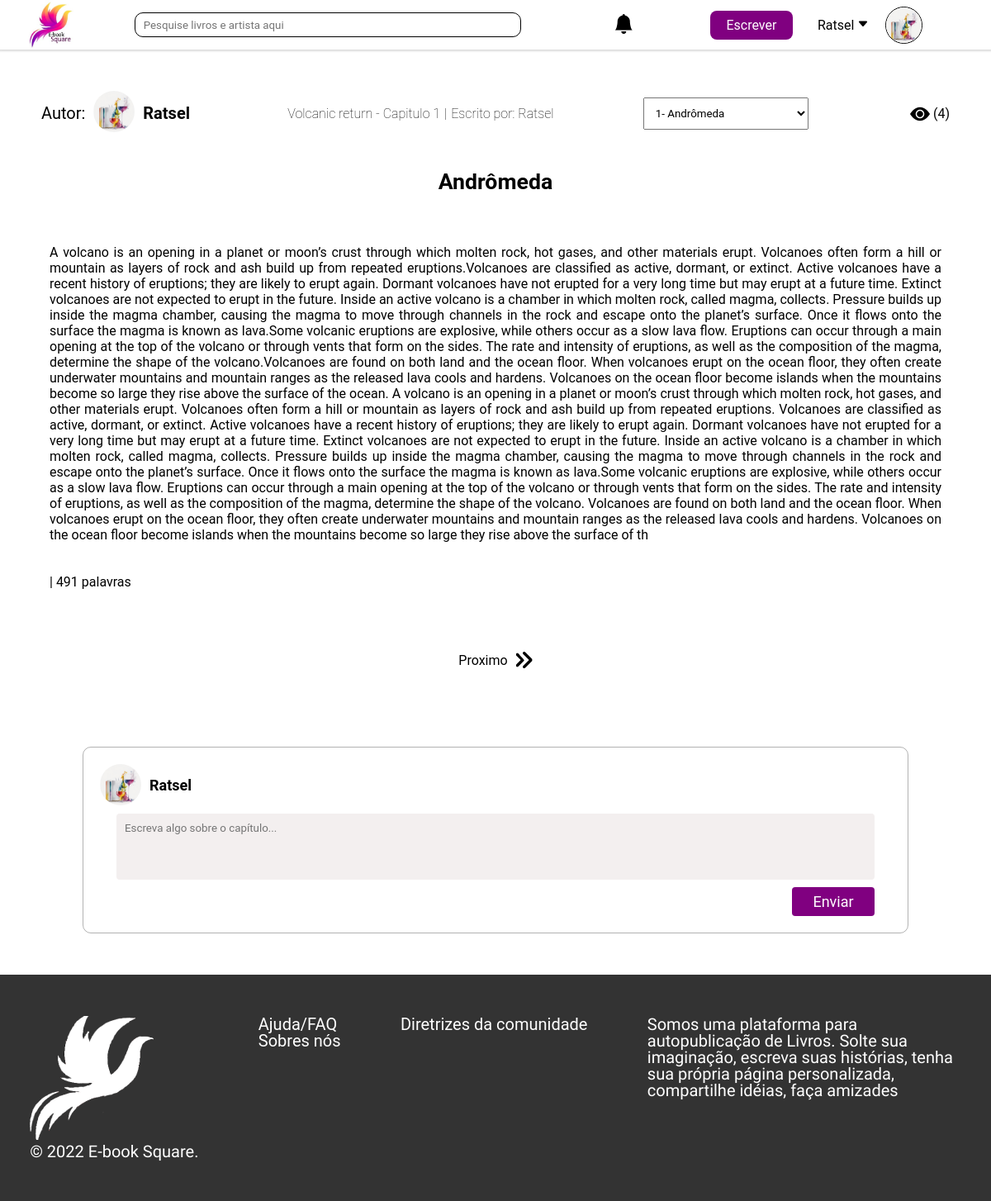
/App/View/pages/preview.php?obra=67&cap=1 (signed in), run on the app's committed database.
### tables this page shows
CREATE TABLE `usuario` (
  `ID_user` int(11) NOT NULL,
  `nome` varchar(80) NOT NULL,
  `codigo` varchar(20) NOT NULL,
  `email` varchar(50) NOT NULL,
  `foto` varchar(150) NOT NULL,
  `banner` varchar(150) NOT NULL,
  `descricaoUSU` varchar(1500) NOT NULL,
  `chavePix` varchar(300) NOT NULL,
  `status` int(11) NOT NULL DEFAULT 0,
  `senha` varchar(255) NOT NULL,
  `data_cad` date NOT NULL,
  `recuperar_senha` varchar(255) NOT NULL,
  `NOTmsg` tinyint(1) NOT NULL DEFAULT 1,
  `NOTatdp` tinyint(1) NOT NULL DEFAULT 1
);

CREATE TABLE `obra` (
  `ID_obra` int(11) NOT NULL,
  `nome_obra` varchar(105) NOT NULL,
  `user_FK` int(11) NOT NULL,
  `descricao` varchar(1500) NOT NULL,
  `etaria` varchar(30) NOT NULL,
  `created_at` datetime NOT NULL,
  `foto_obra` varchar(255) NOT NULL,
  `updated_at` timestamp NOT NULL DEFAULT current_timestamp() ON UPDATE current_timestamp(),
  `publicado` tinyint(4) NOT NULL DEFAULT 1,
  `Finalizado` tinyint(4) NOT NULL DEFAULT 0
);

CREATE TABLE `capitulo` (
  `ID_capitulo` int(11) NOT NULL,
  `titulo_cap` varchar(100) NOT NULL,
  `obra_FK` int(11) NOT NULL,
  `conteudo` text NOT NULL,
  `restricao` tinyint(1) NOT NULL,
  `created_at` datetime NOT NULL,
  `updated_at` timestamp NOT NULL DEFAULT current_timestamp() ON UPDATE current_timestamp(),
  `publicado` tinyint(4) NOT NULL DEFAULT 1
);

### App/Model/verificacao.php (called while the page is built, shortened)
<?php
require_once "_conexao/conexao.php";
require_once 'class-log.php';
if(isset($_SESSION['ID_user']) && !empty($_SESSION['ID_user'])){
    $classLog = new log();
    $dados_usuario = $classLog->findUser([" ID_user = ".$_SESSION['ID_user']]);
}

### App/Model/class-log.php (called while the page is built, shortened)
<?php
class log
{
    public function findUser($refeDado)
    {
        $dados_usuario = $this->find(['*'], 'usuario', [" WHERE " . $refeDado[0]]);
        return $dados_usuario;
    }
    public function Obra($id_obra)
    {
        global $pdo;
        $Obra_Usuario = array();
        $ComandoSQL = "SELECT ID_obra, nome_obra, user_FK, descricao, etaria, created_at, updated_at, foto_obra, nome, foto, Finalizado FROM obra, usuario WHERE obra.ID_obra = :u and obra.user_FK = usuario.ID_user";
        $conn = $pdo->prepare($ComandoSQL);
        $conn->bindValue(":u", $id_obra);
        $conn->execute();
        if ($conn->rowCount() > 0) {
            $Obra_Usuario = $conn->fetch(PDO::FETCH_ASSOC);
        }
        return $Obra_Usuario;
    }
    public function Capitulo($IDObraFK)
    {
        $capitulos = $this->findAll(['ID_capitulo, titulo_cap, conteudo, created_at '], 'capitulo', ["WHERE obra_FK = $IDObraFK ORDER BY created_at ASC"]);
        return $capitulos;
    }
    public function Count($contDado, $tabela, $refDado)
    {
        global $pdo;
        $ComandoSQL = "SELECT COUNT($contDado) FROM $tabela WHERE $refDado[0]";
        $conn = $pdo->query($ComandoSQL);
        if ($conn->execute()) {
            $dado = $conn->fetchAll(PDO::FETCH_ASSOC);
            return $dado[0]["COUNT($contDado)"];
        }
    }
    public function find($findDado, $tabela, $conditionRefDado)
    {
        global $pdo;
        $ComandoSQL = "SELECT $findDado[0] FROM $tabela $conditionRefDado[0]";
        $conn = $pdo->query($ComandoSQL);
        if ($conn->execute()) {
            if ($conn->rowCount() > 0) {
                $dados = $conn->fetch(PDO::FETCH_ASSOC);
                return $dados;
            }
        }
    }
    public function findAll($findDado, $tabela, $conditionRefDado)
    {
        global $pdo;
        $ComandoSQL = "SELECT $findDado[0] FROM $tabela $conditionRefDado[0]";
        $conn = $pdo->query($ComandoSQL);
        if ($conn->execute()) {
            $dados = $conn->fetchAll(PDO::FETCH_ASSOC);
            return $dados;
        }
    }
}

### App/View/pages/preview.php (the view, shortened to what this page needs)
<?php
include_once '../../Model/verificacao.php';
if ($_GET['obra']) {
    $idObra = $_GET['obra'];
    $capNumberURL = $_GET['cap'];
    $obrasCapa = $classLog->Obra($idObra);
    $capitulos = $classLog->Capitulo($idObra);
    $views = $classLog->Count("IDView", "view", ["capitulo_FK = " . $capitulos[$capNumberURL - 1]['ID_capitulo']]);
}
?>
<!DOCTYPE html>
<html lang="pt-br">
<head>
    <link rel="stylesheet" href="../assets/CSS/header.css">
    <link rel="stylesheet" href="../assets/CSS/footer.css">
    <link rel="stylesheet" href="../assets/CSS/capa_da_obra.css">
    <link rel="stylesheet" href="../assets/CSS/preview.css">
    <link rel="stylesheet" href="../assets/CSS/comentarios.css">
    <link rel="stylesheet" href="../assets/CSS/btn-seguir.css">
    <link rel="stylesheet" href="https://cdn.jsdelivr.net/npm/bootstrap-icons@1.10.5/font/bootstrap-icons.css">
</head>
<body>
    <?php include_once 'header.php'; ?>
    <main>
        <section class="titulo_capitulos">
            <div class="userObra" style="display: flex; align-items: center; gap: 10px;">
                <div class="userOwn">
                    <p style="font-size: 20px;">Autor:</p>
                    <a href="perfil.php?user=<?= $obrasCapa['user_FK']; ?>">
                        <img class="editar_img" src="
                                    <?php if (isset($obrasCapa['foto']) && !empty($obrasCapa['foto'])) { ?>
                                    ../assets/IMAGEM_USUARIO/<?= $obrasCapa['foto']; ?>
                                <?php } else { ?>
                                    ../assets/IMAGENS/blank.jpg
                                <?php } ?>
                                    " alt="Foto de perfil" name="perfil" id="perfil" width="50" height="50"
                            style="border-radius: 25px;">
                    </a>
                    <a href="perfil.php?user=<?= $obrasCapa['user_FK']; ?>" class="Nome_autor"
                        style="font-size: 20px; color: black;"><?= $obrasCapa['nome']; ?></a>
                </div>
                <div class="titulo" style="display: flex; align-items: center; gap: 5px">
                    <a href="capa_da_obra.php?obra=<?= $obrasCapa['ID_obra']; ?>">
                        <?= $obrasCapa['nome_obra']; ?> - Capitulo <span name="capitulo" id="capitulo">
                            <?= $capNumberURL; ?>
                        </span></a> |
                    <p> Escrito por: <span>
                            <?= $obrasCapa['nome']; ?>
                        </span></p>
                </div>
                <select class="selecionar_capitulo" id="selecionar_capitulo" onchange="select_cap()">
                    <?php foreach ($capitulos as $indice => $value) {
                        $capNumber = $indice + 1;
                        $tituloCap = $value['titulo_cap'];
                        ?>
                        <option value='<?= $capNumber; ?>' <?php if ($capNumber == $capNumberURL) {
                            echo "selected";
                        } ?>>
                            <?= $capNumber . '- ' . $tituloCap; ?>
                        </option>
                    <?php } ?>
                </select>
                <div class="container_idade_opcoes">
                    <div class="add_favo_denun">
                        <div class="views" style="display: flex; align-items: center;">
                            <i class="bi bi-eye-fill icon"></i>
                            (<?= $views; ?>)
                        </div>
                    </div>
                </div>
        </section>
        <div class="titulo_cap">
            <p>
                <?= $capitulos[$capNumberURL - 1]['titulo_cap']; ?>
            </p>
        </div>
        <section class="Capitulo">
            <p class="leitura">
                <?= $capitulos[$capNumberURL - 1]['conteudo']; ?> <br><br><br> |
                <?php $len = str_word_count($capitulos[$capNumberURL - 1]['conteudo']);
                echo $len . " palavras"; ?>
            </p>
        </section>
        <div class="pular_cap_Mais_historias">
            <?php if ($capNumber > 1) { ?>
                <div class="pular">
                    <?php if ($capNumberURL < $capNumber) { ?>
                        <a href="preview.php?obra=<?= $idObra; ?>&cap=<?= $capNumberURL + 1; ?>" class="cap"
                            onclick="setView()">Proximo<img src="../assets/IMAGENS/Rectangle 33 (1).png" alt=""></a>
                    <?php } ?>
                </div>
            <?php } else { ?>
                <p style="text-align: center; color: rgba(0,0,0,0.7);">CAPÍTULO ÚNICO</p>
            <?php } ?>
        </div>
        <section class="comentario">
            <div class="container_escrever_comentario">
                <div class="imagem_nome_span">
                    <div>
                        <img class="ImagemUser_escrever_comentario" src="
                    <?php if (isset($dados_usuario['foto']) && !empty($dados_usuario['foto'])) { ?>
                                    ../assets/IMAGEM_USUARIO/<?= $dados_usuario['foto']; ?>
                                <?php } else { ?>
                                    ../assets/IMAGENS/blank.jpg
                                <?php } ?>
                    " alt="">
                        <span class="NomeUser_escrever_comentario">
                            <?= $dados_usuario['nome']; ?>
                        </span>
                    </div>
                </div>
                <div class="escrever_comentario">
                    <textarea placeholder="Escreva algo sobre o capítulo..." a id="conteudoComentario" cols="30"
                        rows="4"></textarea>
                </div>
                <div class="enviar">
                    <button type="submit" class="enviarCom" id="enviarCom" data-tipo="5">Enviar</button>
                </div>
            </div>
        </section>
    </main>
    <?php include_once 'footer.php'; ?>
</body>
</html>

### App/View/pages/header.php (shortened to what this page needs)
<link rel="stylesheet" href="https://cdn.jsdelivr.net/npm/bootstrap-icons@1.10.4/font/bootstrap-icons.css">
<header id="header">
        <div class="container-header">
            <div class="img-logo-header">
                <a href="feed.php"><img src="../assets/IMAGENS/logo.jpg" alt="" class="logo-header"></a>
            </div>
            <ul class="dropdown">
            <li  class="pesquisa_li" style="margin-left:-20px ; ">
                <input  on="pesquisa_selecionada()" id="pesquisa" class="pesquisa" type="search" placeholder="Pesquise livros e artista aqui">
            </li>
            <?php if(isset($_SESSION['ID_user']) && !empty($_SESSION['ID_user'])){ ?>
<li class="notificacoes">
    <i class="bi bi-bell-fill" onclick="abrir_notificacao()" id="iconNot"></i>
</li>
<?php }?>
            <li class="block-right">
                <a href="pre-criacao.php">
                    <div class="type-new-history">
                        Escrever
                    </div>
                </a>
                <?php
                    if (isset($_SESSION['ID_user'])):
                        ?>
                        <div class="icone-user">
                            <p onclick="clique_perfil()" for="dropdown_perfil" id="nome" name="nome" class="nome_user">
                                <?= $dados_usuario['nome']; ?>
                            <svg id="dropdown_perfil_girar" xmlns="http://www.w3.org/2000/svg" width="14" height="14"
                                fill="currentColor" class="bi bi-caret-down-fill" viewBox="0 0 16 16">
                                <path
                                    d="M7.247 11.14 2.451 5.658C1.885 5.013 2.345 4 3.204 4h9.592a1 1 0 0 1 .753 1.659l-4.796 5.48a1 1 0 0 1-1.506 0z" />
                            </svg></p></p>
                            <div class="avatar-header">
                                <a href="Perfil.php?user=<?=$dados_usuario['ID_user']?>">
                                    <img class="editar_img" src="
                                            <?php if (isset($dados_usuario['foto']) && !empty($dados_usuario['foto'])) { ?>
                                    ../assets/IMAGEM_USUARIO/<?= $dados_usuario['foto'] ?>
                                            <?php } else { ?>
                                    ../assets/IMAGENS/blank.jpg
                                            <?php } ?>
                                " alt="Foto de perfil" name="perfil" id="perfil-header">
                                </a>
                            </div>
                        </div>
                <?php
                endif;
                ?>
            </li>
        </ul>
        </div>
</header>

### App/View/assets/CSS/header.css (style rules this page uses)
* { padding: 0; margin: 0; box-sizing: border-box; font-family: 'Roboto', sans-serif; text-decoration: none !important; color: black; }
body { overflow-x: hidden; }
.nome_user { margin-bottom: 0rem !important; }
header { z-index: 5; max-height: 60px; background-color: rgb(255, 255, 255); box-shadow: 0px 0px 2px 2px #1f1e1e27; }
.container-header { height: 60px; display: flex; justify-content: space-around; }
.logo-header { width: 70px; }
.icone-user { display: flex !important; align-items: center !important; gap: 10px; position: relative; cursor: pointer; }
#nome { position: relative; }
.block-right { display: flex; align-items: center; position: relative; gap: 30px; margin-left: -20px; }
.avatar-header { border-radius: 100%; height: 45px; width: 45px; display: flex; align-items: center; justify-content: center; }
.avatar-header img { border: 1px solid black; user-select: none; border-radius: 100%; margin-top: 5px; height: 45px; width: 45px; filter: brightness(1); }
.img-logo-header { margin-left: 30px; }
.type-new-history { width: 100px; height: 35px; display: flex; justify-content: center; align-items: center; background-color: var(--roxa); color: white !important; border-radius: 8px; cursor: pointer; }
.editar_img { object-fit: cover; }
.container-header .dropdown li { color: black; list-style: none; }
.container-header .dropdown { height: 100%; width: 100vw; display: flex; gap: 30px; justify-content: space-evenly; align-items: center !important; }
.pesquisa { border: 1px solid black; padding: 5px; padding-left: 10px; width: 39vw; height: 30px; border-radius: 10px; }
svg { transition: 0.5s; }
.pesquisa_li { position: relative; }
.notificacoes { position: relative; }
.notificacoes .bi-bell-fill { font-size: 18pt; color: rgb(0, 0, 0); cursor: pointer; }
ol, ul { padding-left: 0 !important; }
img, svg { vertical-align: baseline !important; }

### App/View/assets/CSS/capa_da_obra.css (style rules this page uses)
* { padding: 0; margin: 0; box-sizing: border-box; text-decoration: none; }
body { width: 100vw; height: 100vh; overflow-x: hidden; }
main { margin: 50px; }
.Nome_autor { font-weight: 600; font-size: 12pt; text-align: center; }
.container_idade_opcoes { display: flex; gap: 15px; }
.add_favo_denun { gap: 15px; height: 48px; margin-left: 100px; width: auto; display: flex; justify-content: center; align-items: center; }
.icon { color: black; height: 25px; width: 28px; cursor: pointer; }
.icon { font-size: 20pt; }
p { margin-bottom: 0rem !important; }

### App/View/assets/CSS/preview.css (style rules this page uses)
* { padding: 0; margin: 0; box-sizing: border-box; text-decoration: none; color: black; }
body { overflow-x: hidden; }
main { margin: 50px; }
.titulo_capitulos { width: 100%; margin-bottom: 20px; display: flex; align-items: center; gap: 80px; justify-content: center; }
.titulo { font-size: 12pt; font-weight: 100; }
.add_favo_denun { gap: 15px; height: 40px; width: auto; margin-left: 0; display: flex; justify-content: center; align-items: center; }
.icon { font-size: 18pt; }
.selecionar_capitulo { padding: 10px; width: 200px; }
.Capitulo { margin-top: 50px; margin-bottom: 20px; word-break: break-word; }
.leitura { text-align: justify; padding: 10px; }
.pular_cap_Mais_historias { display: flex; justify-content: center; }
.pular { height: 50px; padding: 0 15px; justify-content: center; margin: 30px 0; display: flex; text-align: center; gap: 100px; }
.cap { gap: 10px; display: flex; align-items: center; }
.container_idade_opcoes { display: flex; gap: 15px; }
.icon { color: black; height: 25px; width: 28px; cursor: pointer; }
.userObra { width: 100%; display: flex; justify-content: space-between; }
.userOwn { display: flex; align-items: center; gap: 10px; }
.titulo_cap { font-weight: bold; text-align: center; font-size: 20pt; padding-top: 20px; }

### App/View/assets/CSS/config.css (style rules this page uses)
:root { --roxa: #800080; --roxa-hover: #690069; --roxa-op: #80008091; }

### data on the page
usuario: nome "Ratsel"
obra: user_FK.nome "Ratsel", nome_obra "Volcanic return"
capitulo: titulo_cap "Andrômeda", conteudo "A volcano is an opening in a planet or moon’s crust through which molten rock, hot gases, and other materials erupt. Volcanoes often form a hill or mountain as layers of rock and ash build up from repeated eruptions.Volcanoes are classified as active, dormant, or extinct. Active volcanoes have a recent history of eruptions; they are likely to erupt again. Dormant volcanoes have not erupted for a very long time but may erupt at a future time. Extinct volcanoes are not expected to erupt in the future. Inside an active volcano is a chamber in which molten rock, called magma, collects. Pressure builds up inside the magma chamber, causing the magma to move through channels in the rock and escape…", conteudo "491"

### other printed values
$capNumberURL "1"
$views "4"
form field value "1- Andrômeda"
